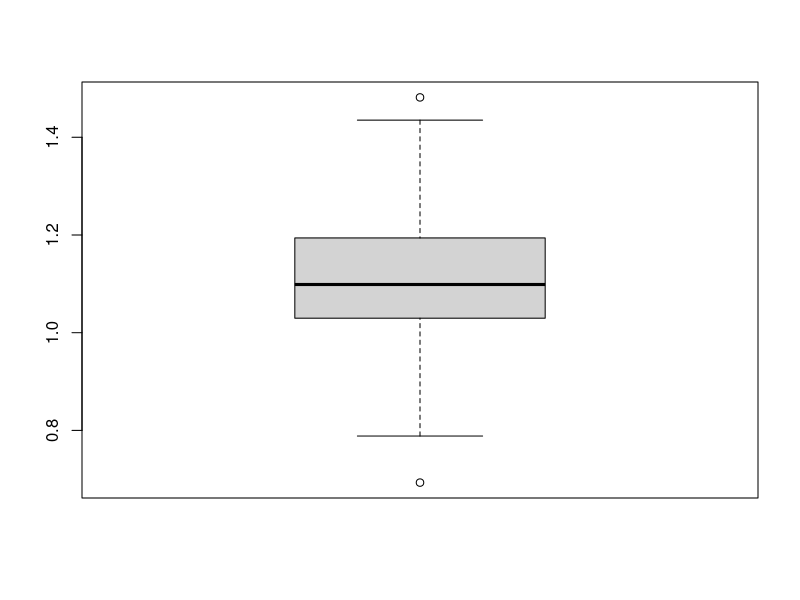
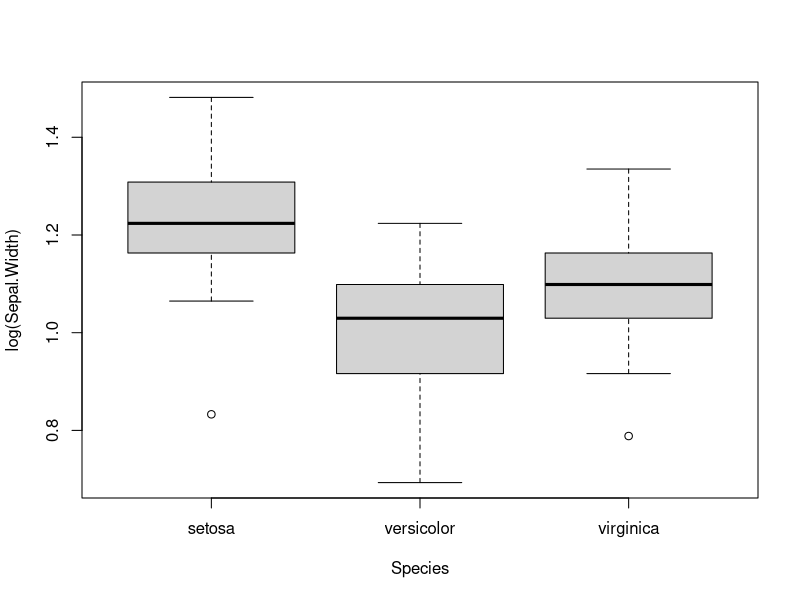

Write R code to recreate these figures, in order.
"Postwork Sesión 5

OBJETIVO
Realizar inferencia estadística para extraer información de la muestra que sea 
contrastable con la población

REQUISITOS
Haber desarrollado los postworks anteriores
Cubrir los temas del prework
Replicar los ejemplos de la sesión

DESARROLLO"

"El data frame iris contiene información recolectada por Anderson sobre 
50 flores de 3 especies distintas (setosa, versicolor y virginca),
incluyendo medidas en centímetros del largo y ancho del sépalo así como de los pétalos."

#Estudios recientes sobre las mismas especies muestran que:

summary(iris)

View(iris)

df <- iris


#Ejericio 1. En promedio, el largo del sépalo de la especie setosa (Sepal.Length) es igual a 5.7 cm

"Planteamiento de hipótesis:"
# Ho: mu=5.7
# H1: mu!=5.7 #Prueba de dos colas



t.test(x=df[df$Species == 'setosa', "Sepal.Length"],alternative='two.sided', mu=5.7)


# Nivel de Significancia = 0.01 -> 0.01/2 = 0.005


#Conclusión

"A nivel de confianza del 99%, existe evidencia estadística para rechazar Ho, es decir,
en promedio el largo del sépalo de la especie setosa no es igual a 5.7 cm"

#Ejercicio2. En promedio, el ancho del pétalo de la especie virginica (Petal.Width) es menor a 2.1 cm


"Planteamiento de Hipotesis"

# Ho: mu >= 2.1
# Ha: mu < 2.1 # Cola Inferior


t.test(x=df[df$Species == 'virginica', "Petal.Width"],alternative='less', mu=2.1)


0.03132>=0.01

# Conclusión

"A nivel de confianza del 99%, no existe evidencia estadística para rechazar Ho, es decir,
# En promedio el ancho del petalo de la especie Virginica no es menor a 2.1 cm."


#Ejercicio 3.
#En promedio, el largo del pétalo de la especie virgínica es 1.1 cm más grande que 
# el promedio del largo del pétalo de la especie versicolor.


#prueba de varianzas

#Ho: razon = 1
#H1: razon != 1 

var.test(df[df$Species=="virginica", "Petal.Length"],
         df[df$Species=="versicolor", "Petal.Length"], 
         ratio = 1, alternative = "two.sided")       #Demuestra si las varianzas son iguales o diferentes

0.2637>=0.01

"Planteamiento de hipótesis:#


Ho: prom_Petal.Length = 2.1
Ha: prom_Petal.Length != 2.1"


t.test(x = df[df$Species=="virginica", "Petal.Length"], 
       y=df[df$Species=="versicolor", "Petal.Length"],
       alternative = "greater", mu=1.1, var.equal = TRUE)

0.03202>=0.01

"A Nivel de confianza del 99%, No Existe Evidencia Estadistica para rechazar Ho, es decir
en promedio el largo del pétalo de la especie virgínica es 1.1 cm más grande que 
el promedio del largo del pétalo de la especie versicolor."

#Ejercicio 4

#En promedio, no existe diferencia en el ancho del sépalo entre las 3 especies


#Planteamiento de la Hipotesis

"ho:prom_sepal_with_setosa = prom_sepal_with_versicolor = prom_sepal_with_virginica 
h1:Alguna especie es diferente"

library(ggplot2)
str(df)

boxplot(log(df$Sepal.Width))

boxplot(log(Sepal.Width) ~ Species,
        data = df)

anova <- aov(log(Sepal.Width) ~ Species,
             data = df)

#Conclusión 



#Utilizando pruebas de inferencia estadística, concluye si existe evidencia suficiente para concluir que los datos recolectados por Anderson están en línea con los nuevos estudios.

#Utiliza 99% de confianza para toda las pruebas, en cada caso realiza el planteamiento de hipótesis adecuado y concluye.